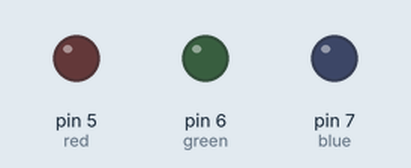
A sketch run on a simulated Arduino Uno, built with avr-gcc and run on an emulated ATmega328P. Shown: output pins drawn as LEDs (lit = HIGH).

Above: at 0.3 s.
At 1.05 s:
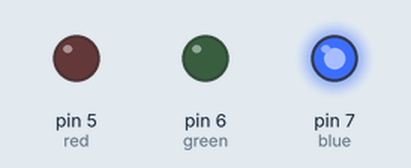
At 2.05 s:
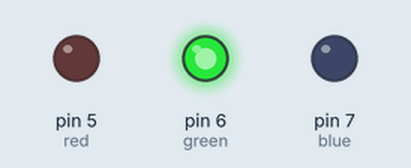
At 3.05 s:
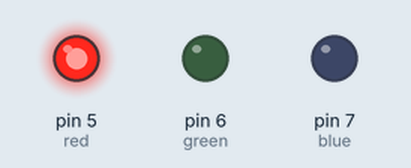
Timing chart, 0 to 3.5 s (numbered marks = the images above):
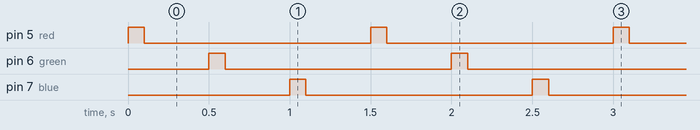

The sketch:

encendido_y_apagado_de_led.ino
```cpp
int red = 5;
int green = 6;
int blue = 7;
int on = 100;
int off = 400;

void setup() {
  // put your setup code here, to run once:
pinMode(red,OUTPUT);
pinMode(green,OUTPUT);
pinMode(blue,OUTPUT);
}

void loop() {
  // put your main code here, to run repeatedly:
digitalWrite(red,HIGH);
delay (on);
digitalWrite(red,LOW);
delay (off);
digitalWrite(green,HIGH);
delay (on);
digitalWrite(green,LOW);
delay (off);
digitalWrite(blue,HIGH);
delay (on);
digitalWrite(blue,LOW);
delay (off);

}
```

Measured:
- by itself, pin 5 (red), pin 6 (green), pin 7 (blue): alternates HIGH for 0.10 s and LOW for 1.4 s
- by itself, everything shown: repeats every 1.5 s, in 6 steps
